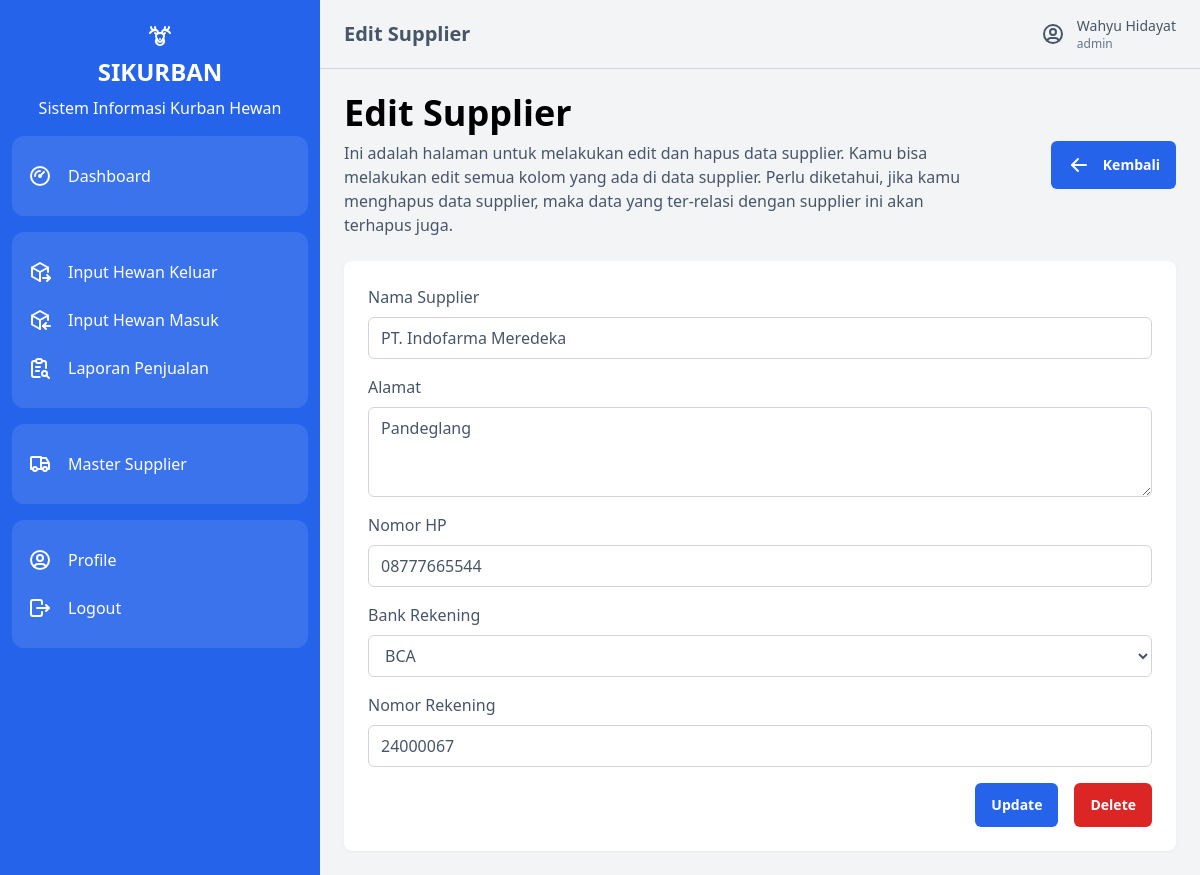
Page /index.php?page=edit_supplier&id=3 (signed in) on the committed database.
### tables this page shows
CREATE TABLE `supplier` (
  `id` int(11) NOT NULL,
  `nama` varchar(255) DEFAULT NULL,
  `alamat` varchar(255) DEFAULT NULL,
  `nomor_hp` varchar(100) DEFAULT NULL,
  `rekening` varchar(100) DEFAULT NULL,
  `nomor_rekening` varchar(100) DEFAULT NULL,
  `status` varchar(100) NOT NULL
);

### report/supplier/edit.php (the view, shortened to what this page needs)
<?php
include 'koneksi.php';
if (isset($_GET['id'])) {
    $id = $_GET['id'];
    $query = "SELECT * FROM supplier where id='$id'";
    $data = mysqli_query($koneksi, $query);
    $supplier = mysqli_fetch_assoc($data);
}
?>
<div class="flex flex-row items-center justify-between gap-16">
    <div class="flex flex-col gap-2 flex-1">
        <h1 class="text-4xl font-bold text-black">Edit Supplier</h1>
        <span>Ini adalah halaman untuk melakukan edit dan hapus data supplier. Kamu bisa melakukan edit semua kolom yang ada di data supplier. Perlu diketahui, jika kamu menghapus data supplier, maka data yang ter-relasi dengan supplier ini akan terhapus juga.</span>
    </div>
    <div>
        <a href="?page=kelola_supplier" class="button">
            Kembali
        </a>
    </div>
</div>
<form action="" method="post" class="flex flex-col bg-white p-6 rounded-lg shadow-sm gap-4 m-0">
    <div class="flex flex-col gap-2">
        <label for="nama">Nama Supplier</label>
        <input type="text" name="nama" id="nama" class="input" value="<?= $supplier['nama']; ?>">
    </div>
    <div class="flex flex-col gap-2">
        <label for="alamat">Alamat</label>
        <textarea type="text" name="alamat" id="alamat" class="input" rows="3"><?= $supplier['alamat']; ?></textarea>
    </div>
    <div class="flex flex-col gap-2">
        <label for="nomor">Nomor HP</label>
        <input type="number" name="nomor" id="nomor" class="input" value="<?= $supplier['nomor_hp'];?>">
    </div>
    <div class="flex flex-col gap-2">
        <label for="bank">Bank Rekening</label>
        <select name="bank" id="bank" class="input">
            <option <?= $supplier['rekening'] == 'BCA' ? 'selected' : ''; ?>>BCA</option>
        </select>
    </div>
    <div class="flex flex-col gap-2">
        <label for="rekening">Nomor Rekening</label>
        <input type="number" name="rekening" id="nama" class="input" value="<?= $supplier['nomor_rekening']; ?>">
    </div>
    <div class="flex flex-row items-center justify-end gap-4">
        <button class="button" type="submit" name="submit">Update</button>
        <button class="button-danger" type="submit" name="delete">Delete</button>
    </div>
</form>

### rows in the picture
supplier: nama "PT. Indofarma Meredeka", alamat "Pandeglang", nomor "08777665544", bank "BCA", rekening "24000067"

### other values in the picture
$routes['title'] "Edit Supplier"
$name "Wahyu Hidayat"
$role "admin"
